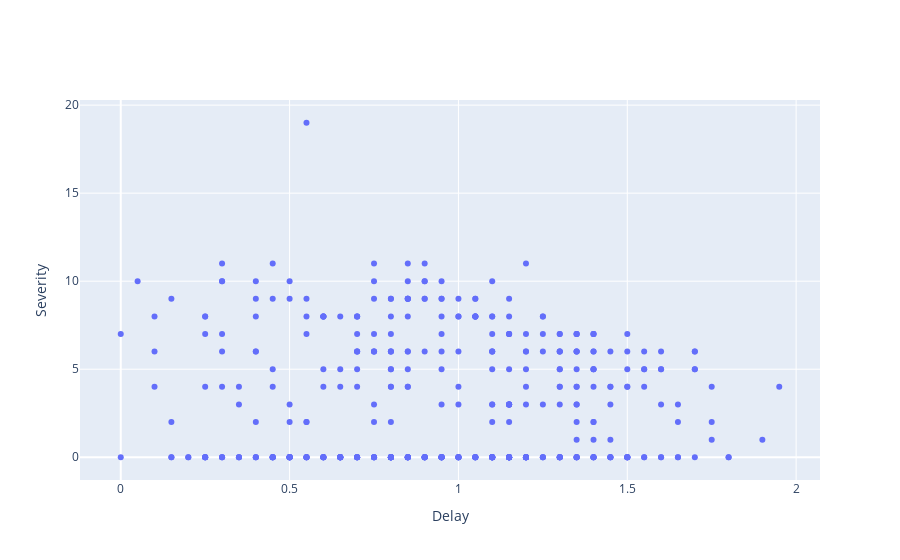

Notebook code cell kept with this figure:
### Code cell
for scenario in scenarios:
    print(scenario.get_thresh())
    if scenario.name == 'St6tr90h0v20vi10':
        i = idx
        break
scenario = scenarios[i]

delay = scenario.delay
sev = scenario.lowc_duration

fig = go.Figure()

# Add traces
fig.add_trace(go.Scatter(x=delay, y=sev,
                    mode='markers'))
fig.update_xaxes(title='Delay')
fig.update_yaxes(title="Severity")
fig.show()

### Figure 1 — Plotly figure (JSON) as saved in the notebook; plotly's stock layout.template omitted (floating-point values rounded to 4 significant figures; data arrays with more than 128 entries replaced by an {"elided": "..."} marker saying what was removed)
{"data": [{"mode": "markers", "type": "scatter", "x": {"elided": "400 float values"}, "y": {"elided": "400 int values"}}], "layout": {"autosize": true, "xaxis": {"autorange": true, "range": [-0.1224, 2.072], "title": {"text": "Delay"}, "type": "linear"}, "yaxis": {"autorange": true, "range": [-1.568, 20.57], "title": {"text": "Severity"}, "type": "linear"}}}
